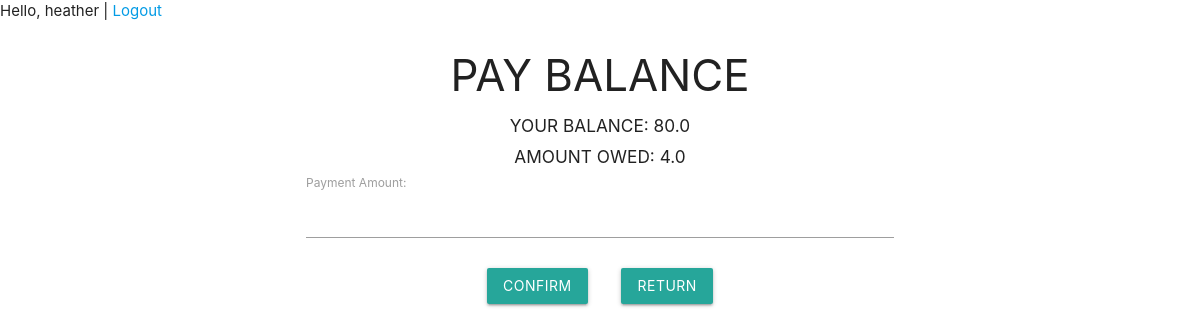
The page /pay-balance/ (signed in) on the database as committed earlier.
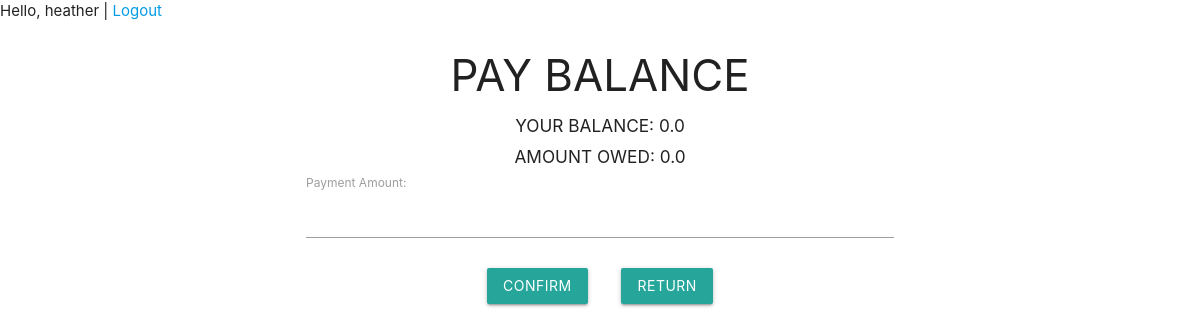
The same page on the database as committed later.
### account/models.py (models this page shows, shortened)
class Account(AbstractBaseUser):
    username = models.CharField(max_length=30, unique=True)
    email = models.EmailField(verbose_name='email', max_length=60, unique=True)
    date_joined = models.DateTimeField(verbose_name='date joined', auto_now_add=True)
    last_login = models.DateTimeField(verbose_name='last login', auto_now=True)
    role = models.CharField(max_length=10, choices=ROLE_CHOICES, default='2')
    is_admin = models.BooleanField(default=False)
    is_active = models.BooleanField(default=True)
    is_staff = models.BooleanField(default=False)
    is_superuser = models.BooleanField(default=False)
    hires_in_progress = models.IntegerField(default=0)
    current_location = models.CharField(max_length=30, default="")
    wallet_balance = models.FloatField(default=0.00)
    amount_owed = models.FloatField(default=0.00)
    USERNAME_FIELD = 'username'
    REQUIRED_FIELDS = ['email']
    objects = MyAccountManager()

### BikeShare/views.py (the view)
# urls.py: path('pay-balance/', views.pay_balance, name='pay-balance'),
def pay_balance(request):
    form = PayBalanceForm()
    return render(request, 'pay_balance.html', context={'form':form})

### BikeShare/forms.py
class PayBalanceForm(forms.Form):
    money = forms.FloatField(label='Payment Amount')

### BikeShare/templates/pay_balance.html (shortened to what this page needs)
{% extends 'base.html' %}
{% block content %}
<form method="post" action="{% url 'bikeshare:pay-balance-submit' %}">
  <h3><center>PAY BALANCE</center> </h3>
    <h6><center>YOUR BALANCE: {{ request.user.wallet_balance }}</center> </h6>
    <h6><center>AMOUNT OWED: {{ request.user.amount_owed }}</center> </h6>
    <div class="container">
        {{ form }}
  </div>
  <div class="container" align="center" >
    <br>
    <button type="submit" id ="topup" class="waves-effect waves-light btn">confirm
    </button>&nbsp&nbsp&nbsp&nbsp&nbsp&nbsp&nbsp
    <button type="button" id="cancel" class="cancelbtn waves-effect waves-light btn" onclick="location.href='{% url 'bikeshare:bikeshare-customer' %}'">
      Return</button>
  </div>
</form>
{% endblock %}

### BikeShare/templates/base.html (shortened to what this page needs)
<head>
<link rel="stylesheet" href="https://cdnjs.cloudflare.com/ajax/libs/materialize/1.0.0/css/materialize.min.css">
</head>
    {% if request.user.is_authenticated  %}
            <p>Hello, {{ request.user.username }} | <a href="{% url 'bikeshare:logout' %}">Logout</a></p>
        {% else %}
            <p><a href="{% url 'bikeshare:login' %}">Login |</a><a href="{% url 'bikeshare:signup' %}"> Register</a></p>
    {% endif %}
<body>
<div class="container">
{% block content %}
{% endblock content %}
</div>
</body>

Rows that differ between the two databases and show on the page:
changed Account "heather": user.wallet_balance "80.0" → "0.0"; user.amount_owed "4.0" → "0.0"
